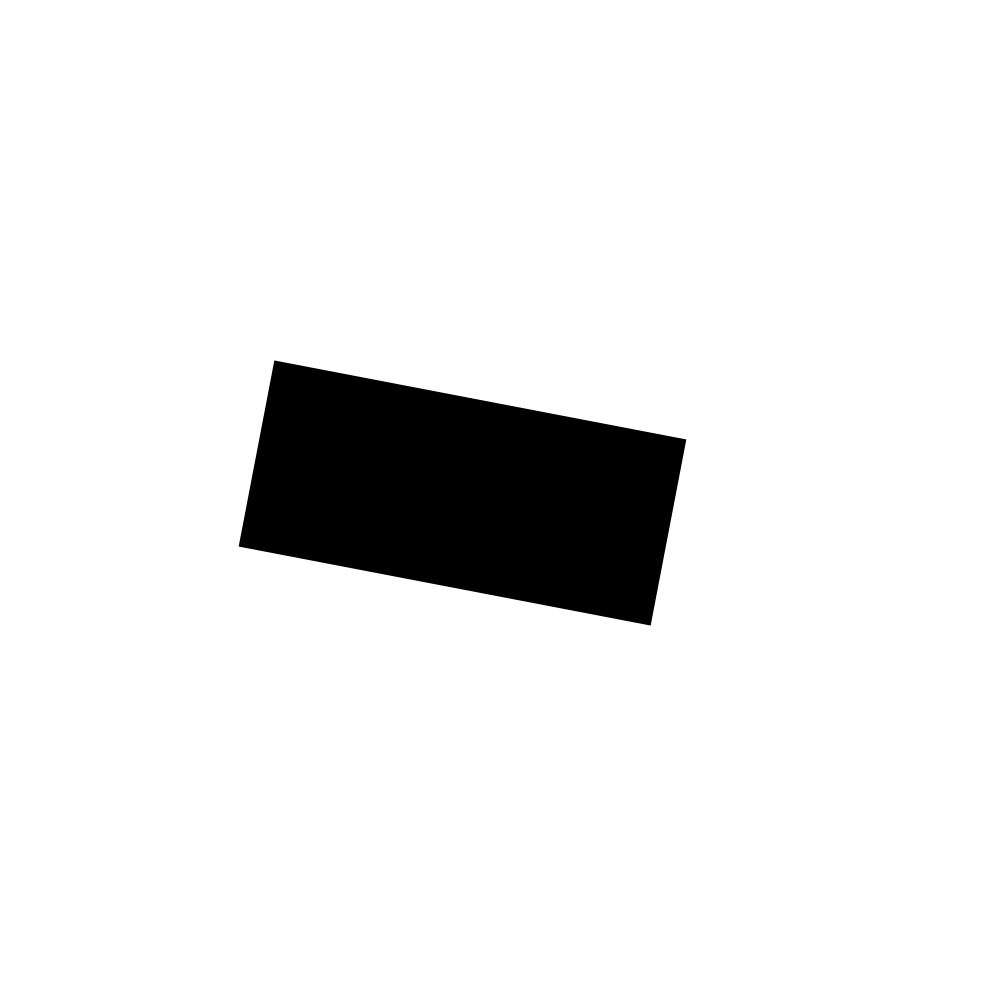
Frame 1 (no input)
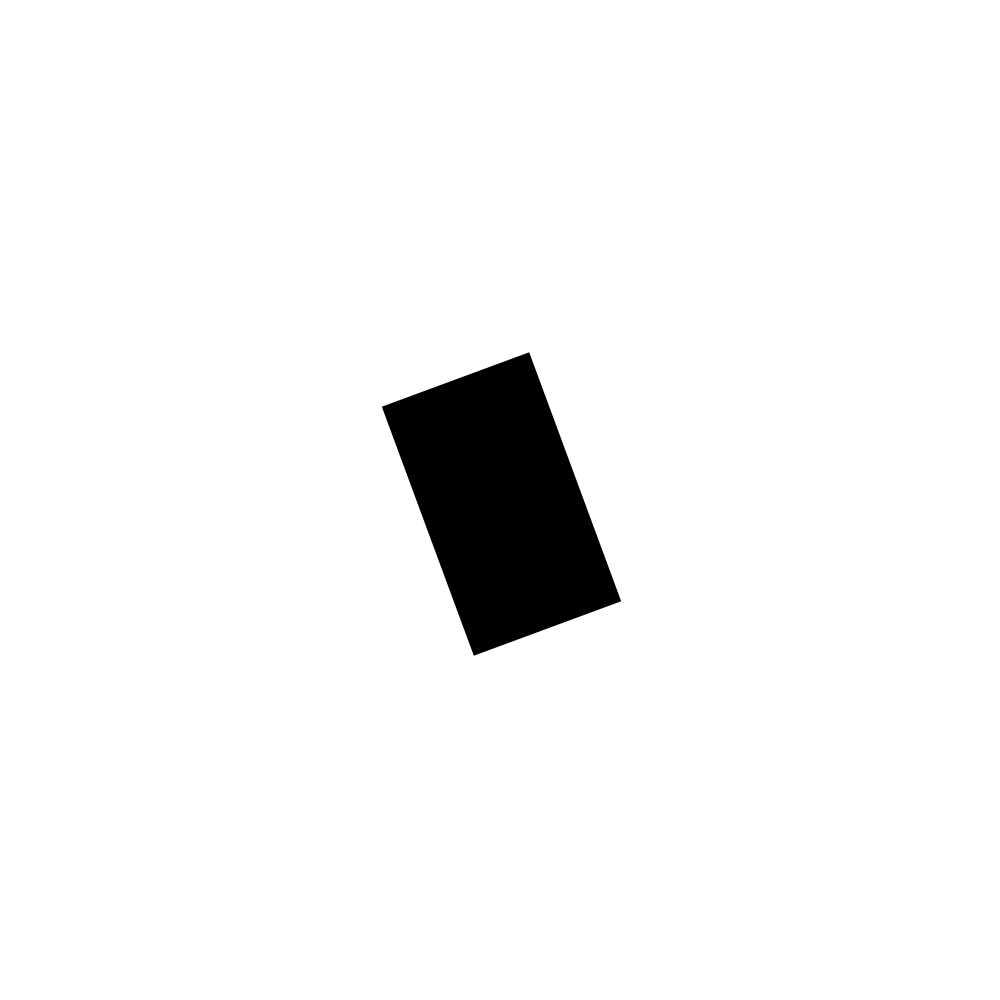
Frame 60 (the mouse pressed at the canvas centre just before this capture)
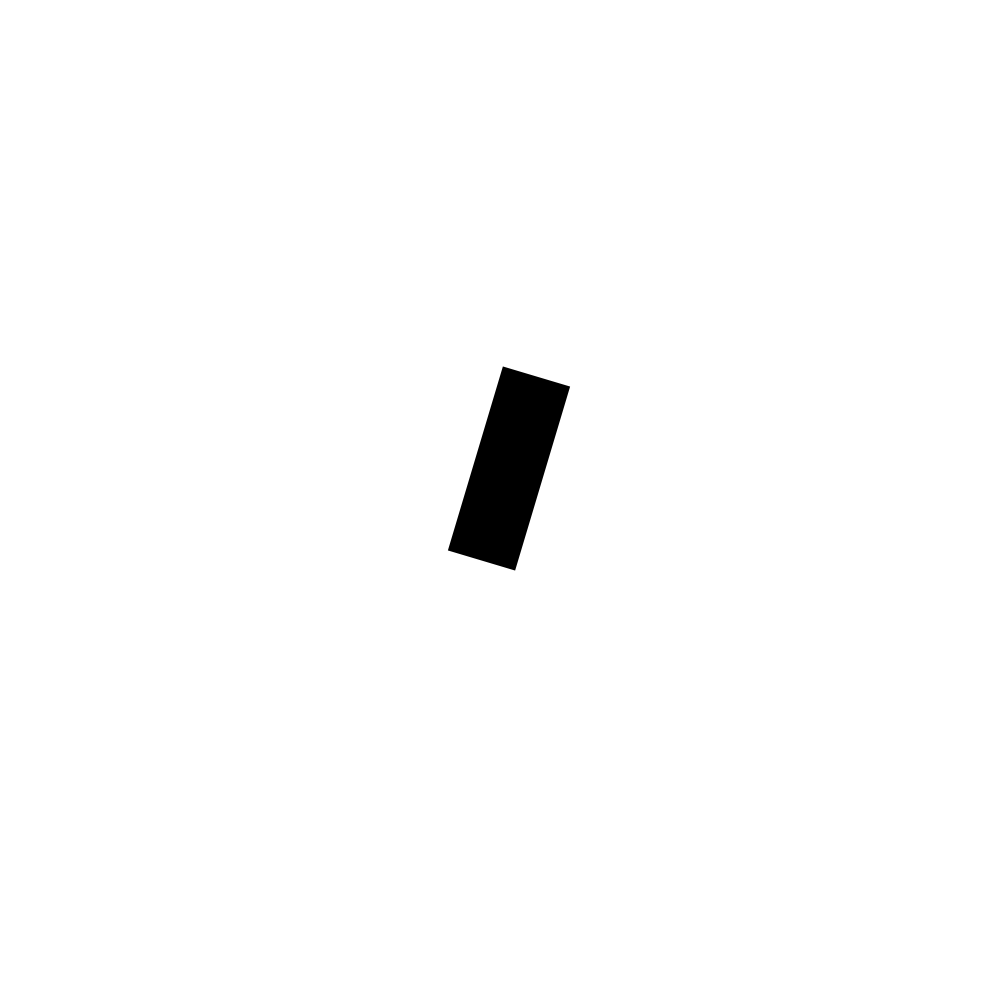
Frame 120 (the mouse held since frame 60 and released just before this capture)

The Processing sketch that drew these frames (run headless with seeded random() and noise(); from frame 60 on, the mouse is pressed at the canvas centre):

// Processing sketch: project6_noodle_261021c
// ── project6_noodle_261021c.pde
void setup(){
  size(1000, 1000);
  
  background(#000000);
  strokeCap(SQUARE);
}

void draw(){
  background(#FFFFFF);
  
  float leftLength = map(sin(frameCount * 0.01), -1, 1, width * -0.45, width * -0.05);
  float rightLength = map(noise(frameCount * 0.01), 0, 1, width * 0.05, width * 0.25);
  float rotationDiff = map(sin(frameCount * 0.01), -1, 1, -TAU * 3, TAU * 3)
                      -map(sin((frameCount-1) * 0.01), -1, 1, -TAU * 3, TAU * 3);
  float rotationAmount = map(sin(frameCount * 0.01), -1, 1, -TAU * 3, TAU * 3);
  float lineWidth = abs(rotationDiff * 1000) + 1;
  
  translate(width/2, height/2);
  rotate(rotationAmount);
  strokeWeight(lineWidth);
  stroke(#000000);
  line(leftLength, 0, rightLength, 0); 
}
